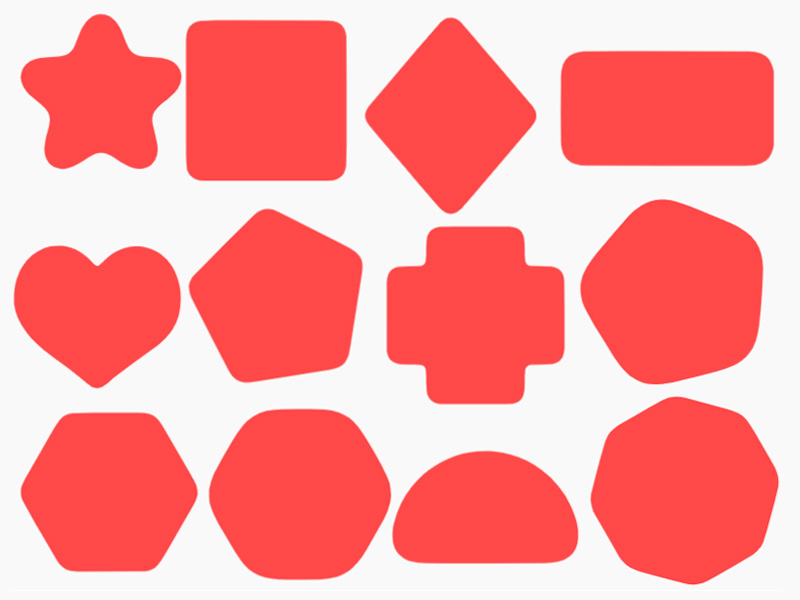
#> input picture TP4/in/1.jpg, 800 x 600 px, found by its file name
$ python 4.py
#> lines starting #> are read from the running program, lines starting #| are printed output that depends on the picture; after the words box and inside, x2 and y2 are one past the last pixel; in counts of white or black regions, pixels touching at a corner belong together
import numpy as np
import cv2 as cv
import matplotlib.pyplot as plt
from skimage import exposure

def Show(img):
    cv.imshow("Pic",img)
    cv.waitKey(0)
    cv.destroyAllWindows()

img1 = cv.imread("TP4/in/1.jpg",cv.IMREAD_GRAYSCALE)
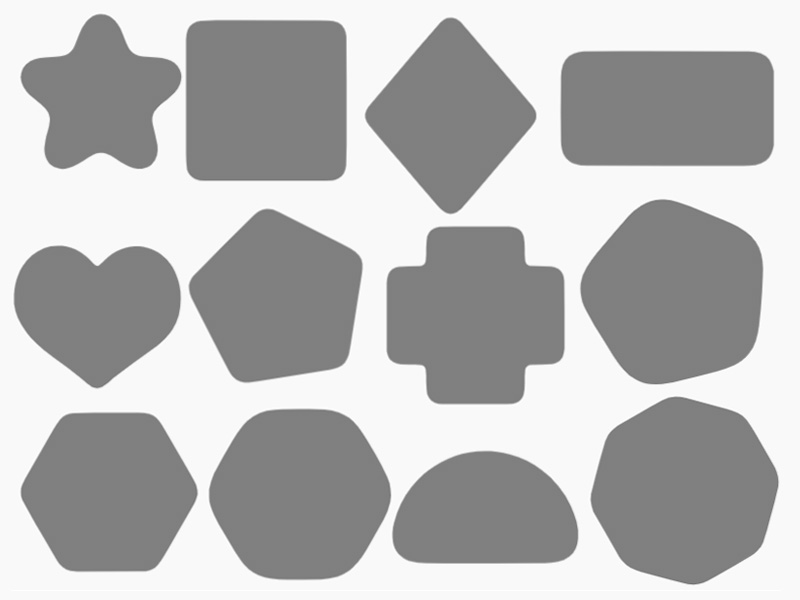
#> img1: shape (600, 800); min 108, max 255, mean 182.9
Show(img1)

plt.hist(img1.ravel(),256,[0,256])

# Manual Thersholding
Threshold = 210
ret1, threshimg1 = cv.threshold(img1,Threshold,255,cv.THRESH_BINARY)
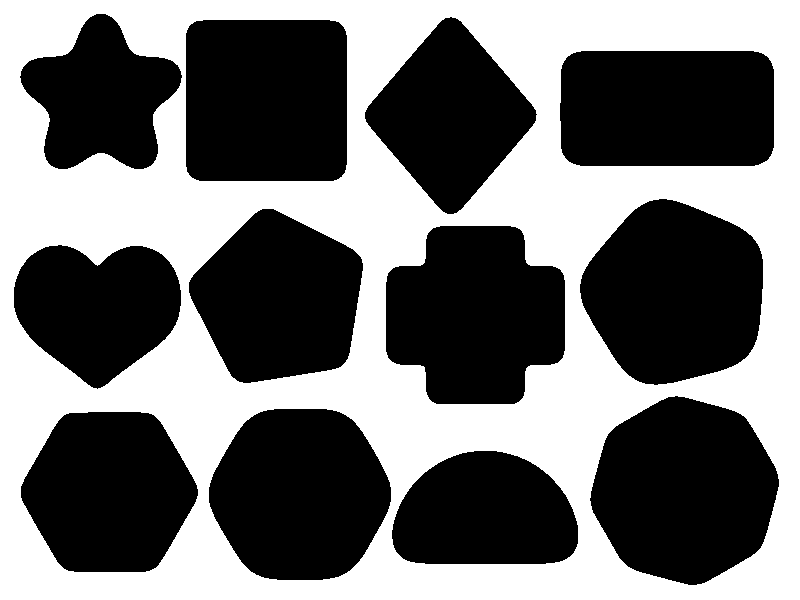
#> threshimg1: shape (600, 800); 45% white; 1 white region, box (x1, y1, x2, y2) and area: (0, 0, 800, 600) 215835
#> ret1 = 210
Show(threshimg1)
imageThresholded = 255 - threshimg1
Show(imageThresholded)

# Otsu Thresholding
img1Preprocessed = exposure.adjust_gamma(img1,gamma=1.5,gain=1)
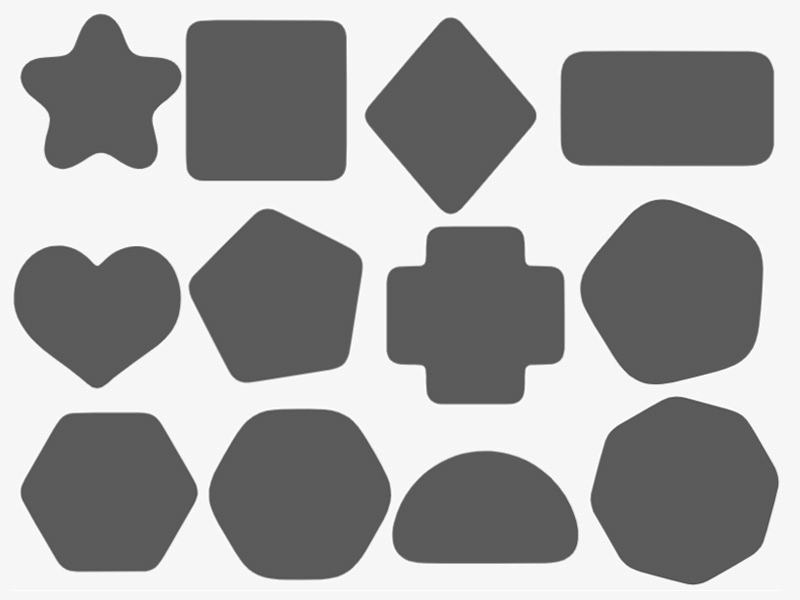
#> img1Preprocessed: shape (600, 800); min 70, max 255, mean 161.2
ret2, thresh2img1 = cv.threshold(img1Preprocessed,0,255,cv.THRESH_BINARY+cv.THRESH_OTSU)
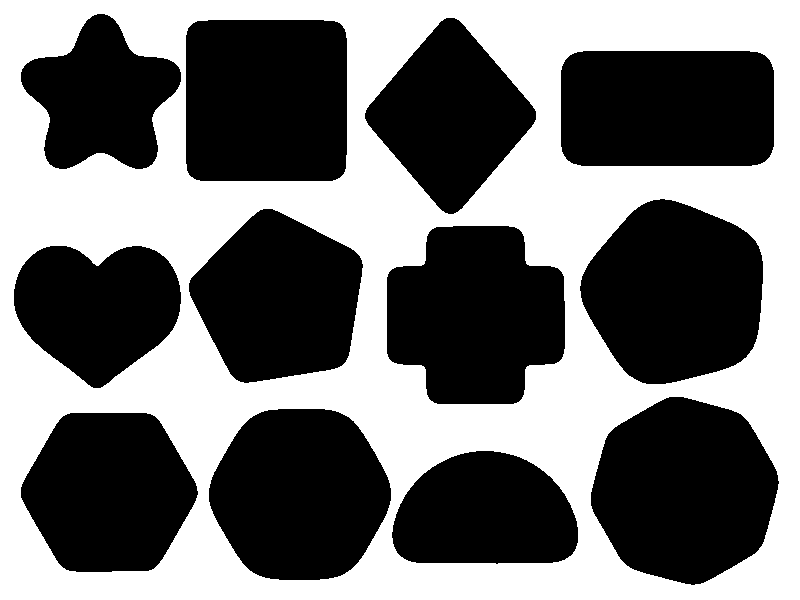
#> thresh2img1: shape (600, 800); 45.3% white; 1 white region, box (x1, y1, x2, y2) and area: (0, 0, 800, 600) 217300
#> ret2 = 168
Show(thresh2img1)

img2 = cv.imread("TP4/in/3.jpg",cv.IMREAD_GRAYSCALE)
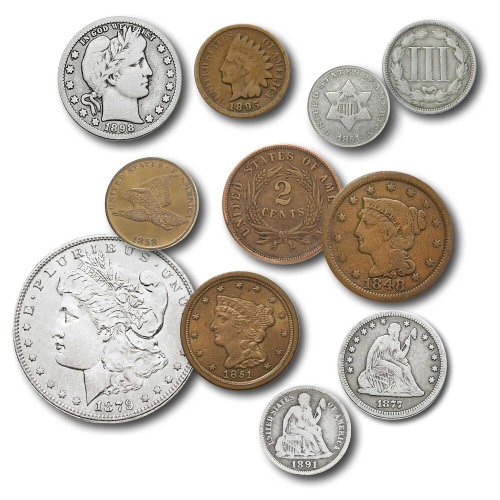
#> input picture TP4/in/3.jpg, 1000 x 1000 px, found by its file name (shown at 1/2 size)
#> img2: shape (1000, 1000); min 0, max 255, mean 199.8
img2 = cv.resize(img2,(600,600))
#> img2: shape (600, 600)
ret3, threshimg2 = cv.threshold(img2,0,255,cv.THRESH_BINARY+cv.THRESH_OTSU)
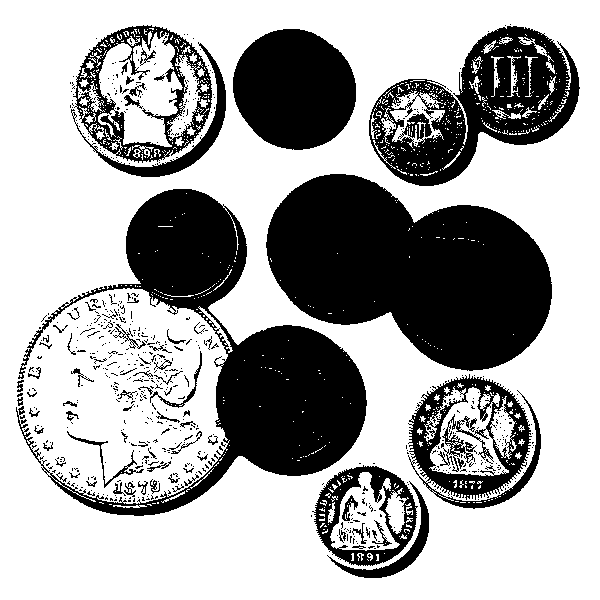
#> threshimg2: shape (600, 600); 65.8% white; 679 black regions (596 under 20 px), largest, box (x1, y1, x2, y2) and area: (266, 174, 552, 371) 37466, (16, 189, 367, 516) 32559, (369, 26, 580, 186) 15910
#> ret3 = 180
Show(threshimg2)

th4 = cv.adaptiveThreshold(img2,255,cv.ADAPTIVE_THRESH_MEAN_C,cv.THRESH_BINARY,5,8)
#> th4: shape (600, 600); 87.3% white; black in thin lines or dots, all inside (x1, y1, x2, y2) = (15, 19, 574, 572)
Show(th4)

th5 = cv.adaptiveThreshold(img2,255,cv.ADAPTIVE_THRESH_GAUSSIAN_C,cv.THRESH_BINARY,7,8)
#> th5: shape (600, 600); 87.9% white; black in thin lines or dots, all inside (x1, y1, x2, y2) = (15, 19, 574, 573)
Show(th5)

thresh2img1Neg = 255 - thresh2img1
Show(thresh2img1Neg)
thresh2img1Neg1 = cv.morphologyEx(thresh2img1Neg,cv.MORPH_CLOSE,np.ones((3,3),dtype=np.uint8))
Show(thresh2img1Neg1)
thresh2img1Neg2 = cv.morphologyEx(thresh2img1Neg1,cv.MORPH_OPEN,np.ones((3,3),dtype=np.uint8))
Show(thresh2img1Neg2)

C,H = cv.findContours(thresh2img1Neg2,cv.RETR_TREE,cv.CHAIN_APPROX_SIMPLE)
img1_new = cv.drawContours(img1,C,-1,(0,255,0),1)
Show(img1_new)
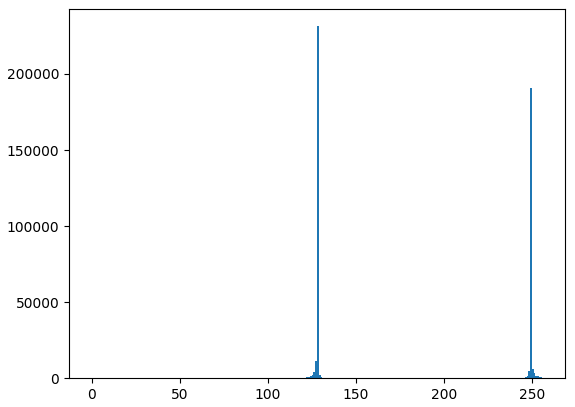
#> figure drawn by matplotlib, 1 panel; tallest bar 231420 high, from x = 128 to 129
